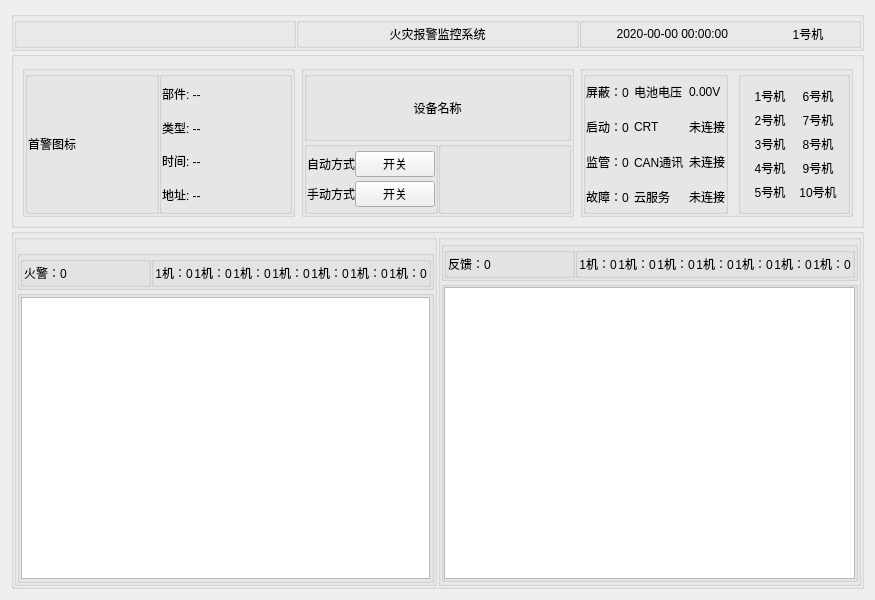
<?xml version="1.0" encoding="UTF-8"?>
<ui version="4.0">
 <class>QForm_Monitor</class>
 <widget class="QWidget" name="QForm_Monitor">
  <property name="geometry">
   <rect>
    <x>0</x>
    <y>0</y>
    <width>875</width>
    <height>600</height>
   </rect>
  </property>
  <property name="windowTitle">
   <string>Form</string>
  </property>
  <layout class="QVBoxLayout" name="verticalLayout">
   <property name="spacing">
    <number>0</number>
   </property>
   <item>
    <widget class="QGroupBox" name="groupBox_top">
     <property name="maximumSize">
      <size>
       <width>16777215</width>
       <height>100</height>
      </size>
     </property>
     <property name="title">
      <string/>
     </property>
     <layout class="QHBoxLayout" name="horizontalLayout_4">
      <property name="spacing">
       <number>0</number>
      </property>
      <property name="leftMargin">
       <number>0</number>
      </property>
      <property name="topMargin">
       <number>0</number>
      </property>
      <property name="rightMargin">
       <number>0</number>
      </property>
      <property name="bottomMargin">
       <number>0</number>
      </property>
      <item>
       <widget class="QGroupBox" name="groupBox_8">
        <property name="title">
         <string/>
        </property>
       </widget>
      </item>
      <item>
       <widget class="QGroupBox" name="groupBox_9">
        <property name="title">
         <string/>
        </property>
        <layout class="QGridLayout" name="gridLayout_7">
         <property name="leftMargin">
          <number>0</number>
         </property>
         <property name="topMargin">
          <number>0</number>
         </property>
         <property name="rightMargin">
          <number>0</number>
         </property>
         <property name="bottomMargin">
          <number>0</number>
         </property>
         <property name="spacing">
          <number>0</number>
         </property>
         <item row="0" column="0">
          <widget class="QLabel" name="label_sysName">
           <property name="text">
            <string>火灾报警监控系统</string>
           </property>
           <property name="alignment">
            <set>Qt::AlignCenter</set>
           </property>
          </widget>
         </item>
        </layout>
       </widget>
      </item>
      <item>
       <widget class="QGroupBox" name="groupBox_10">
        <property name="title">
         <string/>
        </property>
        <layout class="QGridLayout" name="gridLayout_8">
         <property name="leftMargin">
          <number>0</number>
         </property>
         <property name="topMargin">
          <number>0</number>
         </property>
         <property name="rightMargin">
          <number>0</number>
         </property>
         <property name="bottomMargin">
          <number>0</number>
         </property>
         <property name="horizontalSpacing">
          <number>30</number>
         </property>
         <property name="verticalSpacing">
          <number>0</number>
         </property>
         <item row="0" column="0">
          <widget class="QLabel" name="label_sysData">
           <property name="text">
            <string>2020-00-00 00:00:00</string>
           </property>
           <property name="alignment">
            <set>Qt::AlignRight|Qt::AlignTrailing|Qt::AlignVCenter</set>
           </property>
          </widget>
         </item>
         <item row="0" column="1">
          <widget class="QLabel" name="label_machineWhich">
           <property name="maximumSize">
            <size>
             <width>100</width>
             <height>16777215</height>
            </size>
           </property>
           <property name="text">
            <string>1号机</string>
           </property>
           <property name="alignment">
            <set>Qt::AlignCenter</set>
           </property>
          </widget>
         </item>
        </layout>
       </widget>
      </item>
     </layout>
    </widget>
   </item>
   <item>
    <widget class="QGroupBox" name="groupBox_middle">
     <property name="title">
      <string/>
     </property>
     <layout class="QHBoxLayout" name="horizontalLayout">
      <property name="leftMargin">
       <number>8</number>
      </property>
      <property name="topMargin">
       <number>8</number>
      </property>
      <property name="rightMargin">
       <number>8</number>
      </property>
      <property name="bottomMargin">
       <number>8</number>
      </property>
      <item>
       <widget class="QGroupBox" name="groupBox_middle_1">
        <property name="title">
         <string/>
        </property>
        <layout class="QHBoxLayout" name="horizontalLayout_2">
         <property name="spacing">
          <number>0</number>
         </property>
         <property name="leftMargin">
          <number>0</number>
         </property>
         <property name="topMargin">
          <number>0</number>
         </property>
         <property name="rightMargin">
          <number>0</number>
         </property>
         <property name="bottomMargin">
          <number>0</number>
         </property>
         <item>
          <widget class="QGroupBox" name="groupBox_middle_1_1">
           <property name="title">
            <string/>
           </property>
           <layout class="QGridLayout" name="gridLayout">
            <property name="leftMargin">
             <number>0</number>
            </property>
            <property name="topMargin">
             <number>0</number>
            </property>
            <property name="rightMargin">
             <number>0</number>
            </property>
            <property name="bottomMargin">
             <number>0</number>
            </property>
            <property name="spacing">
             <number>0</number>
            </property>
            <item row="0" column="0">
             <widget class="QLabel" name="label_homeAlarmIcon">
              <property name="text">
               <string>首警图标</string>
              </property>
             </widget>
            </item>
           </layout>
          </widget>
         </item>
         <item>
          <widget class="QGroupBox" name="groupBox_middle_1_2">
           <property name="title">
            <string/>
           </property>
           <layout class="QVBoxLayout" name="verticalLayout_2">
            <property name="spacing">
             <number>0</number>
            </property>
            <property name="leftMargin">
             <number>0</number>
            </property>
            <property name="topMargin">
             <number>0</number>
            </property>
            <property name="rightMargin">
             <number>0</number>
            </property>
            <property name="bottomMargin">
             <number>0</number>
            </property>
            <item>
             <widget class="QLabel" name="label_parts">
              <property name="text">
               <string>部件: --</string>
              </property>
             </widget>
            </item>
            <item>
             <widget class="QLabel" name="label_type">
              <property name="text">
               <string>类型: --</string>
              </property>
             </widget>
            </item>
            <item>
             <widget class="QLabel" name="label_time">
              <property name="text">
               <string>时间: --</string>
              </property>
             </widget>
            </item>
            <item>
             <widget class="QLabel" name="label_addr">
              <property name="text">
               <string>地址: --</string>
              </property>
             </widget>
            </item>
           </layout>
          </widget>
         </item>
        </layout>
       </widget>
      </item>
      <item>
       <widget class="QGroupBox" name="groupBox_middle_2">
        <property name="title">
         <string/>
        </property>
        <layout class="QGridLayout" name="gridLayout_2">
         <property name="leftMargin">
          <number>0</number>
         </property>
         <property name="topMargin">
          <number>0</number>
         </property>
         <property name="rightMargin">
          <number>0</number>
         </property>
         <property name="bottomMargin">
          <number>0</number>
         </property>
         <property name="spacing">
          <number>0</number>
         </property>
         <item row="0" column="0" colspan="2">
          <widget class="QGroupBox" name="groupBox_middle_2_1">
           <property name="maximumSize">
            <size>
             <width>16777215</width>
             <height>70</height>
            </size>
           </property>
           <property name="title">
            <string/>
           </property>
           <layout class="QHBoxLayout" name="horizontalLayout_5">
            <item>
             <widget class="QLabel" name="label_userAddr">
              <property name="layoutDirection">
               <enum>Qt::LeftToRight</enum>
              </property>
              <property name="text">
               <string>设备名称</string>
              </property>
              <property name="alignment">
               <set>Qt::AlignCenter</set>
              </property>
             </widget>
            </item>
           </layout>
          </widget>
         </item>
         <item row="1" column="0">
          <widget class="QGroupBox" name="groupBox_middle_2_2">
           <property name="title">
            <string/>
           </property>
           <layout class="QGridLayout" name="gridLayout_3">
            <property name="leftMargin">
             <number>0</number>
            </property>
            <property name="topMargin">
             <number>0</number>
            </property>
            <property name="rightMargin">
             <number>0</number>
            </property>
            <property name="bottomMargin">
             <number>0</number>
            </property>
            <property name="spacing">
             <number>0</number>
            </property>
            <item row="0" column="0">
             <widget class="QLabel" name="label_autoSwitch">
              <property name="text">
               <string>自动方式</string>
              </property>
             </widget>
            </item>
            <item row="0" column="1">
             <widget class="QPushButton" name="pushButton_autoSwitch">
              <property name="text">
               <string>开关</string>
              </property>
             </widget>
            </item>
            <item row="1" column="0">
             <widget class="QLabel" name="label_handSwitch">
              <property name="text">
               <string>手动方式</string>
              </property>
             </widget>
            </item>
            <item row="1" column="1">
             <widget class="QPushButton" name="pushButton_handSwitch">
              <property name="text">
               <string>开关</string>
              </property>
             </widget>
            </item>
           </layout>
          </widget>
         </item>
         <item row="1" column="1">
          <widget class="QGroupBox" name="groupBox_middle_2_3">
           <property name="title">
            <string/>
           </property>
          </widget>
         </item>
        </layout>
       </widget>
      </item>
      <item>
       <widget class="QGroupBox" name="groupBox_middle_3">
        <property name="title">
         <string/>
        </property>
        <layout class="QHBoxLayout" name="horizontalLayout_3">
         <property name="spacing">
          <number>10</number>
         </property>
         <property name="leftMargin">
          <number>0</number>
         </property>
         <property name="topMargin">
          <number>0</number>
         </property>
         <property name="rightMargin">
          <number>0</number>
         </property>
         <property name="bottomMargin">
          <number>0</number>
         </property>
         <item>
          <widget class="QGroupBox" name="groupBox_middle_3_1">
           <property name="title">
            <string/>
           </property>
           <layout class="QGridLayout" name="gridLayout_5">
            <property name="leftMargin">
             <number>0</number>
            </property>
            <property name="topMargin">
             <number>0</number>
            </property>
            <property name="rightMargin">
             <number>0</number>
            </property>
            <property name="bottomMargin">
             <number>0</number>
            </property>
            <property name="horizontalSpacing">
             <number>5</number>
            </property>
            <item row="2" column="1">
             <widget class="QLabel" name="label_canCom">
              <property name="text">
               <string>CAN通讯</string>
              </property>
             </widget>
            </item>
            <item row="2" column="0">
             <widget class="QLabel" name="label_supervise">
              <property name="text">
               <string>监管：0</string>
              </property>
             </widget>
            </item>
            <item row="0" column="2">
             <widget class="QLabel" name="label_batVolValue">
              <property name="text">
               <string>0.00V</string>
              </property>
             </widget>
            </item>
            <item row="1" column="1">
             <widget class="QLabel" name="label_crt">
              <property name="text">
               <string>CRT</string>
              </property>
             </widget>
            </item>
            <item row="3" column="2">
             <widget class="QLabel" name="label_cloudState">
              <property name="text">
               <string>未连接</string>
              </property>
             </widget>
            </item>
            <item row="1" column="0">
             <widget class="QLabel" name="label_start">
              <property name="text">
               <string>启动：0</string>
              </property>
             </widget>
            </item>
            <item row="3" column="0">
             <widget class="QLabel" name="label_fault">
              <property name="text">
               <string>故障：0</string>
              </property>
             </widget>
            </item>
            <item row="3" column="1">
             <widget class="QLabel" name="label_cloud">
              <property name="text">
               <string>云服务</string>
              </property>
             </widget>
            </item>
            <item row="0" column="0">
             <widget class="QLabel" name="label_shield">
              <property name="text">
               <string>屏蔽：0</string>
              </property>
             </widget>
            </item>
            <item row="2" column="2">
             <widget class="QLabel" name="label_canComState">
              <property name="text">
               <string>未连接</string>
              </property>
             </widget>
            </item>
            <item row="0" column="1">
             <widget class="QLabel" name="label_batVol">
              <property name="text">
               <string>电池电压</string>
              </property>
             </widget>
            </item>
            <item row="1" column="2">
             <widget class="QLabel" name="label_crtState">
              <property name="text">
               <string>未连接</string>
              </property>
             </widget>
            </item>
           </layout>
          </widget>
         </item>
         <item>
          <widget class="QGroupBox" name="groupBox_middle_3_2">
           <property name="title">
            <string/>
           </property>
           <layout class="QGridLayout" name="gridLayout_6">
            <property name="leftMargin">
             <number>10</number>
            </property>
            <property name="topMargin">
             <number>10</number>
            </property>
            <property name="rightMargin">
             <number>10</number>
            </property>
            <property name="bottomMargin">
             <number>10</number>
            </property>
            <property name="horizontalSpacing">
             <number>10</number>
            </property>
            <item row="4" column="0">
             <widget class="QLabel" name="label_machine5">
              <property name="text">
               <string>5号机</string>
              </property>
              <property name="alignment">
               <set>Qt::AlignCenter</set>
              </property>
             </widget>
            </item>
            <item row="0" column="0">
             <widget class="QLabel" name="label_machine1">
              <property name="text">
               <string>1号机</string>
              </property>
              <property name="alignment">
               <set>Qt::AlignCenter</set>
              </property>
             </widget>
            </item>
            <item row="4" column="1">
             <widget class="QLabel" name="label_machine10">
              <property name="text">
               <string>10号机</string>
              </property>
              <property name="alignment">
               <set>Qt::AlignCenter</set>
              </property>
             </widget>
            </item>
            <item row="0" column="1">
             <widget class="QLabel" name="label_machine6">
              <property name="text">
               <string>6号机</string>
              </property>
              <property name="alignment">
               <set>Qt::AlignCenter</set>
              </property>
             </widget>
            </item>
            <item row="1" column="1">
             <widget class="QLabel" name="label_machine7">
              <property name="text">
               <string>7号机</string>
              </property>
              <property name="alignment">
               <set>Qt::AlignCenter</set>
              </property>
             </widget>
            </item>
            <item row="1" column="0">
             <widget class="QLabel" name="label_machine2">
              <property name="text">
               <string>2号机</string>
              </property>
              <property name="alignment">
               <set>Qt::AlignCenter</set>
              </property>
             </widget>
            </item>
            <item row="2" column="1">
             <widget class="QLabel" name="label_machine8">
              <property name="text">
               <string>8号机</string>
              </property>
              <property name="alignment">
               <set>Qt::AlignCenter</set>
              </property>
             </widget>
            </item>
            <item row="2" column="0">
             <widget class="QLabel" name="label_machine3">
              <property name="text">
               <string>3号机</string>
              </property>
              <property name="alignment">
               <set>Qt::AlignCenter</set>
              </property>
             </widget>
            </item>
            <item row="3" column="0">
             <widget class="QLabel" name="label_machine4">
              <property name="text">
               <string>4号机</string>
              </property>
              <property name="alignment">
               <set>Qt::AlignCenter</set>
              </property>
             </widget>
            </item>
            <item row="3" column="1">
             <widget class="QLabel" name="label_machine9">
              <property name="text">
               <string>9号机</string>
              </property>
              <property name="alignment">
               <set>Qt::AlignCenter</set>
              </property>
             </widget>
            </item>
           </layout>
          </widget>
         </item>
        </layout>
       </widget>
      </item>
     </layout>
    </widget>
   </item>
   <item>
    <widget class="QGroupBox" name="groupBox_bottom">
     <property name="title">
      <string/>
     </property>
     <layout class="QHBoxLayout" name="horizontalLayout_6">
      <property name="spacing">
       <number>1</number>
      </property>
      <property name="leftMargin">
       <number>0</number>
      </property>
      <property name="topMargin">
       <number>0</number>
      </property>
      <property name="rightMargin">
       <number>0</number>
      </property>
      <property name="bottomMargin">
       <number>0</number>
      </property>
      <item>
       <widget class="QGroupBox" name="groupBox_bottom_1">
        <property name="title">
         <string/>
        </property>
        <layout class="QVBoxLayout" name="verticalLayout_3">
         <property name="spacing">
          <number>0</number>
         </property>
         <property name="leftMargin">
          <number>0</number>
         </property>
         <property name="topMargin">
          <number>10</number>
         </property>
         <property name="rightMargin">
          <number>0</number>
         </property>
         <property name="bottomMargin">
          <number>0</number>
         </property>
         <item>
          <widget class="QGroupBox" name="groupBox_bottom_1_1">
           <property name="maximumSize">
            <size>
             <width>16777215</width>
             <height>70</height>
            </size>
           </property>
           <property name="title">
            <string/>
           </property>
           <layout class="QHBoxLayout" name="horizontalLayout_7">
            <property name="spacing">
             <number>0</number>
            </property>
            <property name="leftMargin">
             <number>0</number>
            </property>
            <property name="topMargin">
             <number>0</number>
            </property>
            <property name="rightMargin">
             <number>0</number>
            </property>
            <property name="bottomMargin">
             <number>0</number>
            </property>
            <item>
             <widget class="QGroupBox" name="groupBox_bottom_1_1_1">
              <property name="title">
               <string/>
              </property>
              <layout class="QGridLayout" name="gridLayout_4">
               <property name="leftMargin">
                <number>1</number>
               </property>
               <property name="topMargin">
                <number>0</number>
               </property>
               <property name="rightMargin">
                <number>0</number>
               </property>
               <property name="bottomMargin">
                <number>0</number>
               </property>
               <property name="spacing">
                <number>0</number>
               </property>
               <item row="0" column="0">
                <widget class="QLabel" name="label_bottom_fireAlarm">
                 <property name="text">
                  <string>火警：0</string>
                 </property>
                </widget>
               </item>
              </layout>
             </widget>
            </item>
            <item>
             <widget class="QGroupBox" name="groupBox_bottom_1_1_2">
              <property name="title">
               <string/>
              </property>
              <layout class="QHBoxLayout" name="horizontalLayout_8">
               <property name="spacing">
                <number>1</number>
               </property>
               <property name="leftMargin">
                <number>1</number>
               </property>
               <property name="topMargin">
                <number>0</number>
               </property>
               <property name="rightMargin">
                <number>1</number>
               </property>
               <property name="bottomMargin">
                <number>0</number>
               </property>
               <item>
                <widget class="QLabel" name="label_bottom_1_1_2_mac_1">
                 <property name="text">
                  <string>1机：0</string>
                 </property>
                 <property name="alignment">
                  <set>Qt::AlignCenter</set>
                 </property>
                </widget>
               </item>
               <item>
                <widget class="QLabel" name="label_bottom_1_1_2_mac_2">
                 <property name="text">
                  <string>1机：0</string>
                 </property>
                 <property name="alignment">
                  <set>Qt::AlignCenter</set>
                 </property>
                </widget>
               </item>
               <item>
                <widget class="QLabel" name="label_bottom_1_1_2_mac_3">
                 <property name="text">
                  <string>1机：0</string>
                 </property>
                 <property name="alignment">
                  <set>Qt::AlignCenter</set>
                 </property>
                </widget>
               </item>
               <item>
                <widget class="QLabel" name="label_bottom_1_1_2_mac_4">
                 <property name="text">
                  <string>1机：0</string>
                 </property>
                 <property name="alignment">
                  <set>Qt::AlignCenter</set>
                 </property>
                </widget>
               </item>
               <item>
                <widget class="QLabel" name="label_bottom_1_1_2_mac_5">
                 <property name="text">
                  <string>1机：0</string>
                 </property>
                 <property name="alignment">
                  <set>Qt::AlignCenter</set>
                 </property>
                </widget>
               </item>
               <item>
                <widget class="QLabel" name="label_bottom_1_1_2_mac_6">
                 <property name="text">
                  <string>1机：0</string>
                 </property>
                 <property name="alignment">
                  <set>Qt::AlignCenter</set>
                 </property>
                </widget>
               </item>
               <item>
                <widget class="QLabel" name="label_bottom_1_1_2_mac_7">
                 <property name="text">
                  <string>1机：0</string>
                 </property>
                 <property name="alignment">
                  <set>Qt::AlignCenter</set>
                 </property>
                </widget>
               </item>
              </layout>
             </widget>
            </item>
           </layout>
          </widget>
         </item>
         <item>
          <widget class="QGroupBox" name="groupBox_bottom_1_2">
           <property name="title">
            <string/>
           </property>
           <layout class="QGridLayout" name="gridLayout_10">
            <property name="leftMargin">
             <number>1</number>
            </property>
            <property name="topMargin">
             <number>1</number>
            </property>
            <property name="rightMargin">
             <number>1</number>
            </property>
            <property name="bottomMargin">
             <number>1</number>
            </property>
            <property name="horizontalSpacing">
             <number>0</number>
            </property>
            <property name="verticalSpacing">
             <number>1</number>
            </property>
            <item row="0" column="0">
             <widget class="QListWidget" name="listWidget_fireAlarm"/>
            </item>
           </layout>
          </widget>
         </item>
        </layout>
       </widget>
      </item>
      <item>
       <widget class="QGroupBox" name="groupBox_bottom_2">
        <property name="title">
         <string/>
        </property>
        <layout class="QVBoxLayout" name="verticalLayout_4">
         <property name="spacing">
          <number>0</number>
         </property>
         <property name="leftMargin">
          <number>0</number>
         </property>
         <property name="topMargin">
          <number>1</number>
         </property>
         <property name="rightMargin">
          <number>0</number>
         </property>
         <property name="bottomMargin">
          <number>1</number>
         </property>
         <item>
          <widget class="QGroupBox" name="groupBox_bottom_2_1">
           <property name="maximumSize">
            <size>
             <width>16777215</width>
             <height>70</height>
            </size>
           </property>
           <property name="title">
            <string/>
           </property>
           <layout class="QHBoxLayout" name="horizontalLayout_9">
            <property name="spacing">
             <number>0</number>
            </property>
            <property name="leftMargin">
             <number>0</number>
            </property>
            <property name="topMargin">
             <number>0</number>
            </property>
            <property name="rightMargin">
             <number>0</number>
            </property>
            <property name="bottomMargin">
             <number>0</number>
            </property>
            <item>
             <widget class="QGroupBox" name="groupBox_bottom_2_1_1">
              <property name="title">
               <string/>
              </property>
              <layout class="QGridLayout" name="gridLayout_9">
               <property name="leftMargin">
                <number>1</number>
               </property>
               <property name="topMargin">
                <number>0</number>
               </property>
               <property name="rightMargin">
                <number>0</number>
               </property>
               <property name="bottomMargin">
                <number>0</number>
               </property>
               <property name="spacing">
                <number>0</number>
               </property>
               <item row="0" column="0">
                <widget class="QLabel" name="label_bottom_feedback">
                 <property name="text">
                  <string>反馈：0</string>
                 </property>
                </widget>
               </item>
              </layout>
             </widget>
            </item>
            <item>
             <widget class="QGroupBox" name="groupBox_bottom_2_1_2">
              <property name="title">
               <string/>
              </property>
              <layout class="QHBoxLayout" name="horizontalLayout_10">
               <property name="spacing">
                <number>1</number>
               </property>
               <property name="leftMargin">
                <number>1</number>
               </property>
               <property name="topMargin">
                <number>0</number>
               </property>
               <property name="rightMargin">
                <number>1</number>
               </property>
               <property name="bottomMargin">
                <number>0</number>
               </property>
               <item>
                <widget class="QLabel" name="label_bottom_2_1_2_mac_1">
                 <property name="text">
                  <string>1机：0</string>
                 </property>
                 <property name="alignment">
                  <set>Qt::AlignCenter</set>
                 </property>
                </widget>
               </item>
               <item>
                <widget class="QLabel" name="label_bottom_2_1_2_mac_2">
                 <property name="text">
                  <string>1机：0</string>
                 </property>
                 <property name="alignment">
                  <set>Qt::AlignCenter</set>
                 </property>
                </widget>
               </item>
               <item>
                <widget class="QLabel" name="label_bottom_2_1_2_mac_3">
                 <property name="text">
                  <string>1机：0</string>
                 </property>
                 <property name="alignment">
                  <set>Qt::AlignCenter</set>
                 </property>
                </widget>
               </item>
               <item>
                <widget class="QLabel" name="label_bottom_2_1_2_mac_4">
                 <property name="text">
                  <string>1机：0</string>
                 </property>
                 <property name="alignment">
                  <set>Qt::AlignCenter</set>
                 </property>
                </widget>
               </item>
               <item>
                <widget class="QLabel" name="label_bottom_2_1_2_mac_5">
                 <property name="text">
                  <string>1机：0</string>
                 </property>
                 <property name="alignment">
                  <set>Qt::AlignCenter</set>
                 </property>
                </widget>
               </item>
               <item>
                <widget class="QLabel" name="label_bottom_2_1_2_mac_6">
                 <property name="text">
                  <string>1机：0</string>
                 </property>
                 <property name="alignment">
                  <set>Qt::AlignCenter</set>
                 </property>
                </widget>
               </item>
               <item>
                <widget class="QLabel" name="label_bottom_2_1_2_mac_7">
                 <property name="text">
                  <string>1机：0</string>
                 </property>
                 <property name="alignment">
                  <set>Qt::AlignCenter</set>
                 </property>
                </widget>
               </item>
              </layout>
             </widget>
            </item>
           </layout>
          </widget>
         </item>
         <item>
          <widget class="QGroupBox" name="groupBox_bottom_2_2">
           <property name="title">
            <string/>
           </property>
           <layout class="QGridLayout" name="gridLayout_11">
            <property name="leftMargin">
             <number>0</number>
            </property>
            <property name="topMargin">
             <number>0</number>
            </property>
            <property name="rightMargin">
             <number>0</number>
            </property>
            <property name="bottomMargin">
             <number>0</number>
            </property>
            <property name="spacing">
             <number>0</number>
            </property>
            <item row="0" column="0">
             <widget class="QListWidget" name="listWidget_feedBack"/>
            </item>
           </layout>
          </widget>
         </item>
        </layout>
       </widget>
      </item>
     </layout>
    </widget>
   </item>
  </layout>
 </widget>
 <resources/>
 <connections/>
</ui>
